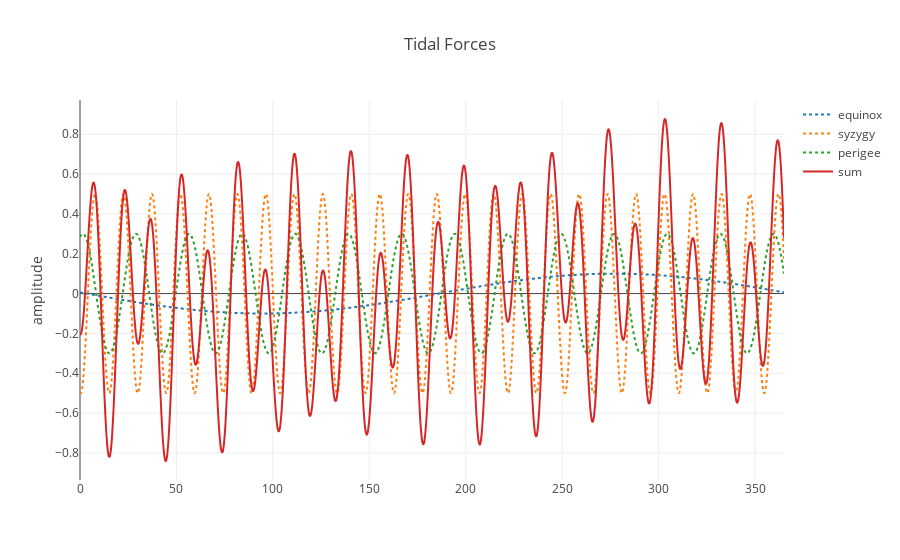

Notebook cell for this chart:
### Code cell
# Quelle: https://www.youtube.com/watch?v=XUNaGFa9xCM
# dort gibt es ein weiteres Beispiel mit Widgets und interactive

import plotly as py
import plotly.graph_objs as go
import ipywidgets as widgets
import numpy as np
py.offline.init_notebook_mode(connected=True)
x = np.linspace(0, 365, 2000)

def wave(A,T,PHI):                                    #A: Amplitude (relativ), T: Periode [d], PHI: Verschiebung [d]
    return A*np.sin(2*np.pi/T*x+PHI)
#   cycle             ampli               period                 phi          
perihel_wave   = wave(A_perihel     , tropic_y      , -87                      )  
equinox_wave   = wave(A_equinox     , tropic_y      , 34.5                     )  
syzygy_wave    = wave(A_syzygy      , synodic_m/2   , off_full-synodic_m/8     )   
perigee_wave   = wave(A_perigee     , anomal_m      , off_perigee-anomal_m/4   )  
moon_decl_wave = wave(A_moon_decl   , tropic_m      , off_moon_decl-tropic_m/8 )
node_wave      = wave(A_node        , draconic_m    , off_node-draconic_m/8    ) 

layout = go.Layout(
    title='Tidal Forces',
    yaxis=dict(
        title='amplitude'
    ),
)

trace1 = go.Scatter(
    x=x,
    y=equinox_wave,
    mode='lines',
    name='equinox',
    line=dict(
        shape='spline',
        dash='dot'
    )
)
trace2 = go.Scatter(
    x=x,
    y=syzygy_wave,
    mode='lines',
    name='syzygy',
    line=dict(
        shape='spline',
        dash='dot'
    )
)
trace3 = go.Scatter(
    x=x,
    y=perigee_wave,
    mode='lines',
    name='perigee',
    line=dict(
        shape='spline',
        dash='dot'
    )
)
trace4 = go.Scatter(
    x=x,
    y=perigee_wave+syzygy_wave+equinox_wave,
    mode='lines',
    name='sum',
    line=dict(
        shape='spline',
        width=2
    )
)

fig = go.Figure(data=[trace1, trace2, trace3,trace4], layout=layout)
py.offline.iplot(fig)

### Figure 1 — Plotly figure (JSON) as saved in the notebook; plotly's stock layout.template omitted (floating-point values rounded to 4 significant figures; data arrays with more than 128 entries replaced by an {"elided": "..."} marker saying what was removed)
{"data": [{"line": {"dash": "dot", "shape": "spline"}, "mode": "lines", "name": "equinox", "type": "scatter", "x": {"elided": "2000 float values"}, "y": {"elided": "2000 float values"}}, {"line": {"dash": "dot", "shape": "spline"}, "mode": "lines", "name": "syzygy", "type": "scatter", "x": {"elided": "2000 float values"}, "y": {"elided": "2000 float values"}}, {"line": {"dash": "dot", "shape": "spline"}, "mode": "lines", "name": "perigee", "type": "scatter", "x": {"elided": "2000 float values"}, "y": {"elided": "2000 float values"}}, {"line": {"shape": "spline", "width": 2}, "mode": "lines", "name": "sum", "type": "scatter", "x": {"elided": "2000 float values"}, "y": {"elided": "2000 float values"}}], "layout": {"title": "Tidal Forces", "yaxis": {"title": "amplitude"}}}
